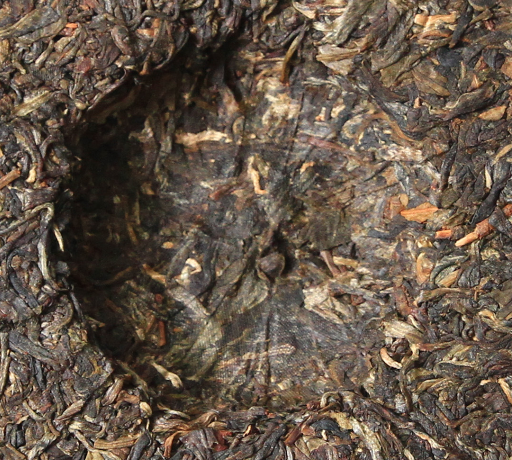
#> input picture app/cha/sample/candidate/1a.png, 512 x 460 px, found by its file name
$ python img_distance_comparator.py   (older library calls are emulated)
#> lines starting #> are read from the running program, lines starting #| are printed output that depends on the picture; after the words box and inside, x2 and y2 are one past the last pixel; in counts of white or black regions, pixels touching at a corner belong together
### app/cha/utils/feature_extract.py
# coding=utf-8

import cv2
import numpy as np


# [32 lines left out: functions get_gray_img, get_sobel_img, get_laplacian_img, not called in this run]


def get_canny_img(img_path):
    ori_img = cv2.imread(img_path)
    gray_img = cv2.cvtColor(ori_img, cv2.COLOR_RGB2GRAY)

    # 先进行高斯滤波降噪。
    blur_img = cv2.GaussianBlur(gray_img, (3, 3), 0)

    # 在进行抠取轮廓，其中apertureSize默认为3。
    return cv2.Canny(blur_img, 50, 150, L2gradient=1)


# [22 lines left out: functions get_fast_fourier_img, pretty_show_img, not called in this run]


# [26 lines that do not run on import are left out]

### app/cha/utils/img_distance_comparator.py
# coding=utf-8

import cv2
# import imagehash
import numpy
# import scipy

import cha.utils.feature_extract as fe


class ImgHash(object):
    def __init__(self, img):
        self.img = img

    # 平均哈希，对于每个像素输出1，如果该像素是大于或等于平均值，否则为0
    # [76 lines left out: functions average_hash, perceptual_hash, difference_hash, wavelet_hash, hash_code, not called in this run]


class DistanceCalculator(object):
    # 汉明距离
    hamming = 0

    # 欧式距离
    euclidean = 1

    # 余弦距离
    cosine = 2


filters = {"gray": fe.get_gray_img,
           "sobel": fe.get_sobel_img,
           "laplacian": fe.get_laplacian_img,
           "canny": fe.get_canny_img,
           "fft": fe.get_fast_fourier_img}


class Comparator(object):

    def __init__(self, target_img, to_compared_img=[]):
        self.images_hash = {}
        self.target_img = target_img
        self.to_compared_img = to_compared_img
        self.to_compared_img.insert(0, target_img)

    def compare(self,
                # 是否需要对图片进行下采样缩小
                sub_sample=(1024, 1024),
                # 是否需要对图片进行滤波
                filter="gray",
                # 图片hash算法
                hash_algorithm="perceptual",
                # 比对算子
                distance_calculator="hamming"):
        self.convert_img(sub_sample, filter)
        self.hash_img(hash_algorithm)

        target_hash = self.images_hash[self.target_img]
        result = {}

        for index, img_path in enumerate(self.to_compared_img):
            distance = self.distance_img(distance_calculator, target_hash, self.images_hash[img_path])
            result[img_path] = distance

        return result

    def convert_img(self, sub_sample, filter):
#> called with sub_sample = (1024, 1024), filter = 'canny'
        self.images = {}
        for index, img_path in enumerate(self.to_compared_img):
            img = cv2.resize(cv2.imread(img_path), sub_sample)
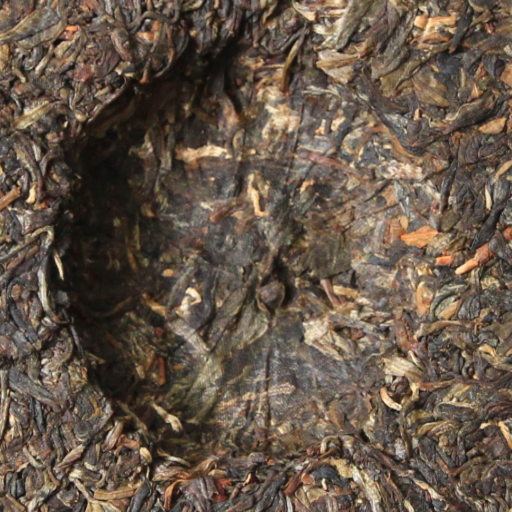
#> img: shape (1024, 1024, 3) (shown at 1/2 size); mean B, G, R 72.6, 86.6, 101.6
            cv2.imwrite("sub_sample.png", img)
            img = filters.get(filter)("sub_sample.png")
#> in get_canny_img, `gray_img = cv2.cvtColor(ori_img, cv2.COLOR_RGB2GRAY)`:
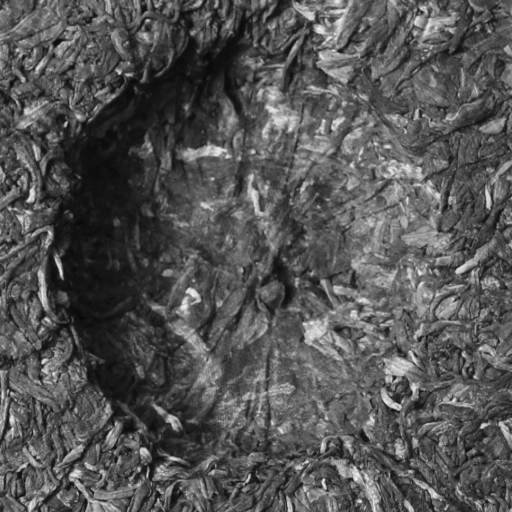
#> gray_img: shape (1024, 1024) (shown at 1/2 size); min 8, max 246, mean 84.1
#> in get_canny_img, `return cv2.Canny(blur_img, 50, 150, L2gradient=1)`:
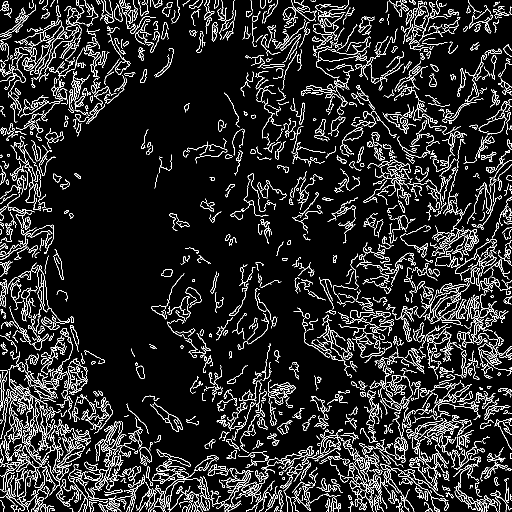
#> returned value: shape (1024, 1024) (shown at 1/2 size); 10% white in thin lines or dots
            self.images[img_path] = img
#> pass 2 of the loop in convert_img, `for index, img_path in enumerate(self.to_compared_img):`:
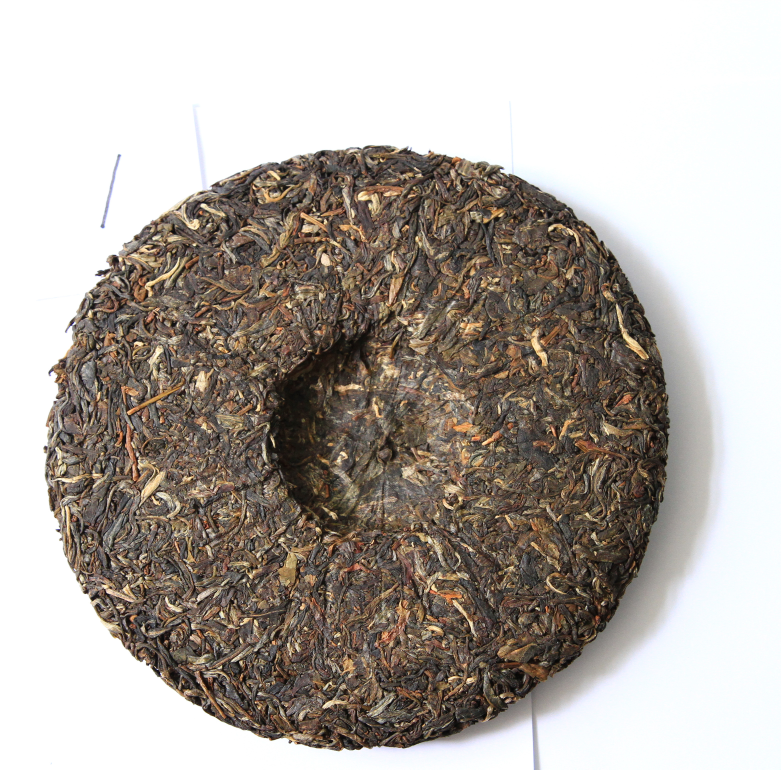
#> input picture app/cha/sample/v1/1a.JPG, 3124 x 3078 px, found by its file name (shown at 1/4 size)
#> in get_canny_img (call 2), `gray_img = cv2.cvtColor(ori_img, cv2.COLOR_RGB2GRAY)`:
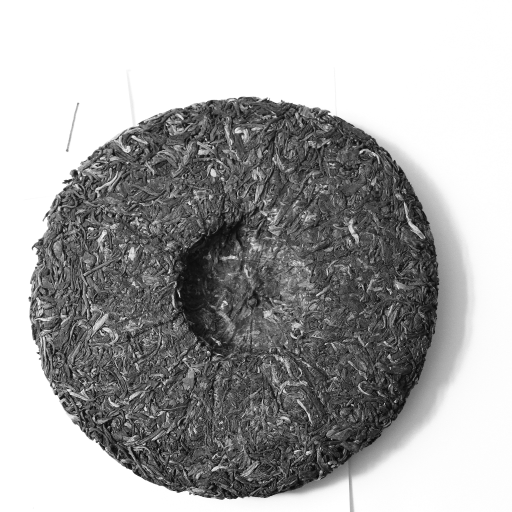
#> gray_img: shape (1024, 1024) (shown at 1/2 size); min 2, max 255, mean 167.3
#> in get_canny_img (call 2), `return cv2.Canny(blur_img, 50, 150, L2gradient=1)`:
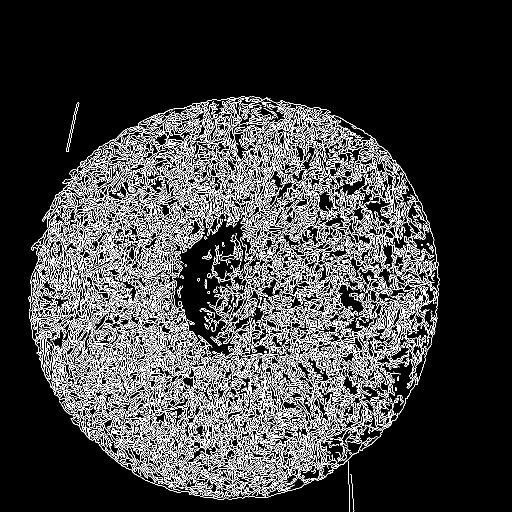
#> returned value: shape (1024, 1024) (shown at 1/2 size); 14.5% white in thin lines or dots, all inside (x1, y1, x2, y2) = (57, 193, 879, 1024)
#> pass 3 of the loop in convert_img, `for index, img_path in enumerate(self.to_compared_img):`:
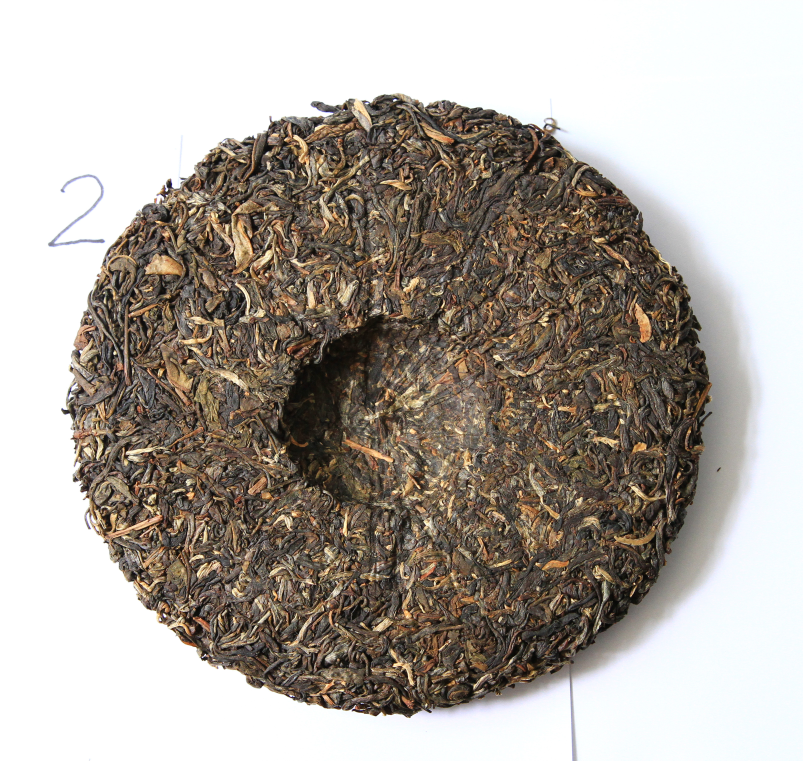
#> input picture app/cha/sample/v1/2a.JPG, 3209 x 3043 px, found by its file name (shown at 1/4 size)
#> in get_canny_img (call 3), `gray_img = cv2.cvtColor(ori_img, cv2.COLOR_RGB2GRAY)`:
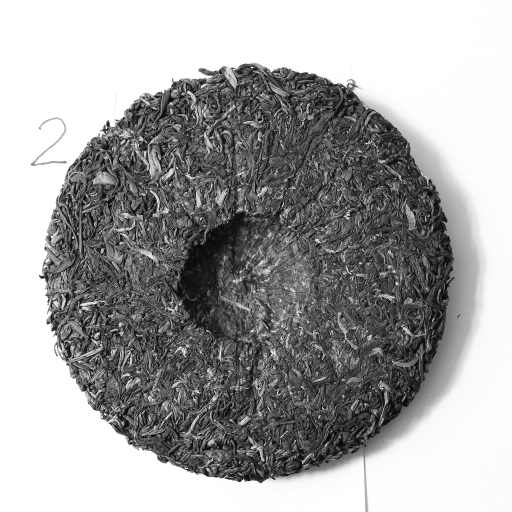
#> gray_img: shape (1024, 1024) (shown at 1/2 size); min 1, max 255, mean 163.6
#> in get_canny_img (call 3), `return cv2.Canny(blur_img, 50, 150, L2gradient=1)`:
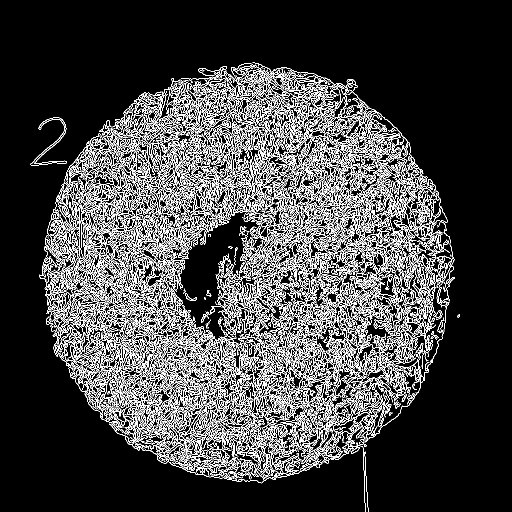
#> returned value: shape (1024, 1024) (shown at 1/2 size); 15.5% white in thin lines or dots, all inside (x1, y1, x2, y2) = (61, 125, 920, 1024)
#> the loop made 7 passes; the first 3 are shown

        return self.images

    # [27 lines left out: functions hash_img, distance_img, not called in this run]


if __name__ == '__main__':
    comparator = Comparator("/Users/philip.du/Documents/Projects/research/soucha/app/cha/sample/candidate/1a.png",
                            ["/Users/philip.du/Documents/Projects/research/soucha/app/cha/sample/v1/1a.JPG",
                             "/Users/philip.du/Documents/Projects/research/soucha/app/cha/sample/v1/2a.JPG",
                             "/Users/philip.du/Documents/Projects/research/soucha/app/cha/sample/v1/3a.JPG",
                             "/Users/philip.du/Documents/Projects/research/soucha/app/cha/sample/v1/4a.JPG",
                             "/Users/philip.du/Documents/Projects/research/soucha/app/cha/sample/v1/5a.JPG",
                             "/Users/philip.du/Documents/Projects/research/soucha/app/cha/sample/v1/6a.JPG"])

    # [25 lines of commented-out code are left out]
#> (the run stopped early here; a loop or call above may not have finished)
